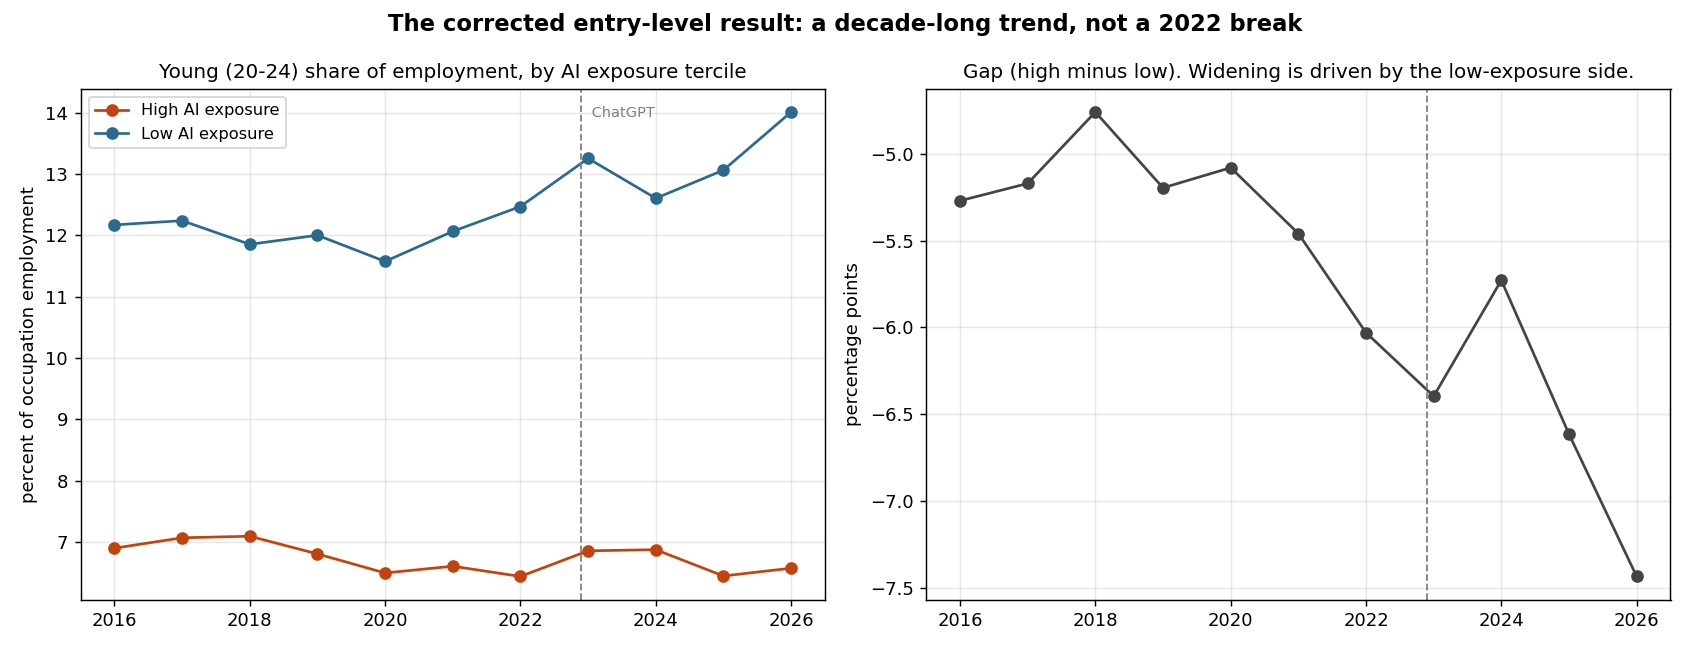

The script that saved this image:
"""
entry_level_measure_reaudit.py
The exposure-measure audit was applied to only half the result it invalidated.

WHAT THIS FINDS
exposure_measure_audit.py correctly showed that cps_panel_did.py's exposure score
is broken. It then retracted the POSITIVE result that score produced (log total
occupation employment, p = 0.004) and left standing the NULL the same score
produced in the same regression run: "every age band falls by nearly the same
amount and the young share does not move," which the README treats as the
refutation of the entry-level hypothesis.

A null from a broken regressor is not evidence of absence. Re-running the age
bands with any defensible measure moves the young-share coefficient from
-0.025 (p = 0.31) to about -0.48 (p < 0.001), a twentyfold change. The README's
"uniform shrinkage" claim does not survive.

HOW BROKEN THE MEASURE IS
cps_panel_did.py averages the Data Value column of the O*NET work-context file
across every row. That file mixes four incompatible scales:

    CXP  241,450 rows (81%)  category percentages, 0-100, mean exactly 20.00
    CX    49,170 rows        the actual context rating, 1-5
    CTP    5,268 rows        category percentages, 0-100, mean exactly 33.33
    CT     1,788 rows        1-3

The CXP and CTP rows are shares of respondents per answer category, so they sum
to 100 within an element and their mean is fixed by how many categories the
element has. They carry no cross-occupation information, and they are 83% of the
file. The resulting complementarity term correlates with a correctly built one at
r = +0.045. ai_replaceability_score.py, already in this repository, builds it
correctly: Scale ID == "CX" filtered to five named complementarity elements.
cps_panel_did.py re-implemented it and dropped both filters.

BUT THE CORRECTED RESULT IS NOT AN AI FINDING EITHER, AND THIS IS THE POINT
The corrected young-share effect is large, survives leave-one-out across all 458
occupations, and has randomization-inference p = 0.0002. It still should not be
written up as AI displacement:

  1. The event study has significant pre-trends. Four of six pre-2022 years are
     individually significant, all positive, declining monotonically from 2018.
  2. A trend-break test finds no slope change at 2022 in any specification,
     while PLACEBO knots at 2019 and 2020 produce significant slope changes
     (p = 0.004 and p = 0.015). The design fires harder on fake dates.
  3. Unweighted it is insignificant (p = 0.139).
  4. The raw levels show the comparison group moved, not the treated group. The
     young share of high-exposure occupations is flat across the decade
     (6.90% in 2016, 6.45% in 2025). The young share of LOW-exposure occupations
     rises (12.17% to 13.06%). The gap widens from the manual-work side.

That fourth point is the substantive finding: young workers are increasingly
concentrated in low-exposure manual and service work, and the movement is in
where they went, not in what they were pushed out of.

Run: python3 entry_level_measure_reaudit.py
Requires cps_panel.csv (build_cps_panel.py), the Eloundou scores, the O*NET
work-context file, and occ2010_soc_crosswalk.csv.
"""

import os
import re
import numpy as np
import pandas as pd
import matplotlib
matplotlib.use("Agg")
import matplotlib.pyplot as plt
from scipy import stats as sp

HERE = os.path.dirname(os.path.abspath(__file__))
DATA = os.path.join(HERE, "FRED-Data") + os.sep

# The five complementarity elements ai_replaceability_score.py uses.
COMP_VARS = ["Physical Proximity",
             "Face-to-Face Discussions with Individuals and Within Teams",
             "Deal With External Customers or the Public in General",
             "Health and Safety of Other Workers",
             "Consequence of Error"]


def soc6(c):
    m = re.match(r"(\d{2}-\d{4})", str(c))
    return m.group(1) if m else None


# --------------------------------------------------------------------------
# Two exposure scores: the broken one, and the repository's own correct one.
# --------------------------------------------------------------------------
el = pd.read_csv(DATA + "eloundou_gpt_occupational_exposure_scores.csv")
el.columns = [c.strip() for c in el.columns]
el["soc"] = el["O*NET-SOC Code"].map(soc6)
el["en_raw"] = el[["human_rating_beta", "dv_rating_beta"]].mean(axis=1)
el["en_dv"] = pd.to_numeric(el["dv_rating_beta"], errors="coerce")
EL = el.dropna(subset=["soc"]).groupby("soc", as_index=False)[["en_raw", "en_dv"]].mean()

wc = pd.read_csv(DATA + "onet_work_context_ratings.csv")
wc.columns = [c.strip() for c in wc.columns]
wc["cv"] = pd.to_numeric(wc["Data Value"], errors="coerce")
wc["soc"] = wc["O*NET-SOC Code"].map(soc6)

g = wc[(wc["Scale ID"] == "CX") & (wc["Element Name"].isin(COMP_VARS))]
piv = g.pivot_table(index="soc", columns="Element Name", values="cv")
piv = (piv - piv.min()) / (piv.max() - piv.min())
GOOD = pd.DataFrame({"comp_good": piv.mean(axis=1)}).reset_index()

B = wc.dropna(subset=["soc", "cv"]).groupby("soc", as_index=False)["cv"].mean()
B["comp_bad"] = (B.cv - B.cv.min()) / (B.cv.max() - B.cv.min())

R = EL.merge(GOOD, on="soc", how="left").merge(B[["soc", "comp_bad"]], on="soc", how="left")
R["comp_good"] = R.comp_good.fillna(R.comp_good.median())
R["comp_bad"] = R.comp_bad.fillna(R.comp_bad.median())
R["en_mm"] = (R.en_raw - R.en_raw.min()) / (R.en_raw.max() - R.en_raw.min())
R["rep_good"] = R.en_mm * (1 - R.comp_good)
R["rep_bad"] = R.en_dv * (1 - R.comp_bad)

XW = pd.read_csv(DATA + "occ2010_soc_crosswalk.csv")
COLS = ["rep_good", "rep_bad", "en_raw"]


def lookup(soc):
    hit = R[R.soc == soc]
    if len(hit):
        return [hit[c].iloc[0] for c in COLS]
    for n in (5, 2):
        hit = R[R.soc.str.startswith(soc[:n])]
        if len(hit):
            return [hit[c].mean() for c in COLS]
    return [np.nan] * len(COLS)


got = np.array([lookup(s) for s in XW.soc])
for i, c in enumerate(COLS):
    XW[c] = got[:, i]
OCC = XW[["occ", "title"] + COLS].dropna(subset=["rep_good"]).drop_duplicates("occ")

P = pd.read_csv(os.path.join(HERE, "cps_panel.csv"))
W = P.pivot_table(index=["occ", "year"], columns="band", values="emp",
                  aggfunc="sum").fillna(0.0).reset_index()
W = W.merge(OCC, on="occ", how="left")
D = W[(W.year >= 2016) & W.rep_good.notna()].copy()
D["tot"] = D[["a20_24", "a25_34", "a35p"]].sum(axis=1)
D = D[(D.a20_24 > 0) & (D.tot > 0)].copy()
D["ly"] = np.log(D.a20_24)
D["l2534"] = np.log(D.a25_34.clip(lower=1))
D["lo"] = np.log(D.a35p.clip(lower=1))
D["ltot"] = np.log(D.tot)
D["share"] = 100 * D.a20_24 / D.tot
for c in COLS:
    D[c + "_rk"] = D[c].rank(pct=True)


# --------------------------------------------------------------------------
# Two-way FE via weighted alternating projections. Reproduces the dummy-variable
# estimates in cps_panel_did.py exactly and runs fast enough for 5,000 permutations.
# --------------------------------------------------------------------------
def _demean(M, oc, yc, w, n_o, n_y, iters=60, tol=1e-11):
    M = M.astype(float).copy()
    so = np.bincount(oc, weights=w, minlength=n_o)
    sy = np.bincount(yc, weights=w, minlength=n_y)
    for _ in range(iters):
        prev = M.copy()
        for j in range(M.shape[1]):
            M[:, j] -= (np.bincount(oc, weights=w * M[:, j], minlength=n_o) / so)[oc]
        for j in range(M.shape[1]):
            M[:, j] -= (np.bincount(yc, weights=w * M[:, j], minlength=n_y) / sy)[yc]
        if np.max(np.abs(M - prev)) < tol:
            break
    return M


def fe_did(d, ycol, xvals, wcol="tot", post_from=2023):
    post = (d["year"].values >= post_from).astype(float)
    z = (xvals - xvals.mean()) / xvals.std()
    X = (z * post).reshape(-1, 1)
    y = d[ycol].values.reshape(-1, 1)
    w = np.ones(len(d)) if wcol is None else d[wcol].values.astype(float)
    w = w / w.mean()
    oc, ou = pd.factorize(d["occ"].values)
    yc, yu = pd.factorize(d["year"].values)
    M = _demean(np.hstack([X, y]), oc, yc, w, len(ou), len(yu))
    xt, yt = M[:, 0], M[:, 1]
    sxx = (w * xt * xt).sum()
    b = (w * xt * yt).sum() / sxx
    r = yt - b * xt
    s = np.bincount(oc, weights=w * xt * r, minlength=len(ou))
    G = len(ou)
    se = float(np.sqrt(max((s ** 2).sum() / sxx ** 2 * (G / (G - 1)), 0)))
    t = b / se
    return b, se, t, 2 * (1 - sp.norm.cdf(abs(t))), G, len(d)


def line(lbl, b, se, t, p):
    star = " ***" if p < 0.01 else " **" if p < 0.05 else " *" if p < 0.10 else ""
    print(f"  {lbl:<40}{b:>+10.4f}{se:>9.4f}{t:>+7.2f}{p:>9.4f}{star}")


print("=" * 100)
print("[0] HOW BROKEN IS THE MEASURE cps_panel_did.py USED?")
print("=" * 100)
print("\n  O*NET work-context rows by scale (all of these were averaged together):")
print(wc.groupby("Scale ID")["cv"].agg(["count", "min", "max", "mean"]).round(2).to_string())
M = B[["soc", "comp_bad"]].merge(GOOD, on="soc")
print(f"\n  correlation, broken complementarity vs correct: r = {M.comp_bad.corr(M.comp_good):+.3f} "
      f"(Spearman {M.comp_bad.corr(M.comp_good, method='spearman'):+.3f}), n = {len(M)}")
o = OCC.drop_duplicates("occ")
print(f"\n  corrected score: skew {o.rep_good.skew():.2f}, "
      f"{100*(o.rep_good < 0.01).mean():.1f}% below 0.01, max {o.rep_good.max():.3f}")
print(f"  broken score   : skew {o.rep_bad.skew():.2f}, "
      f"{100*(o.rep_bad < 0.01).mean():.1f}% below 0.01, max {o.rep_bad.max():.3f}")
print("\n  top 6 occupations, corrected score:")
for _, x in o.nlargest(6, "rep_good").iterrows():
    print(f"    {x.rep_good:.3f}  {x.title}")
print("  top 6 occupations, broken score (the audit's farmers problem):")
for _, x in o.nlargest(6, "rep_bad").iterrows():
    print(f"    {x.rep_bad:.3f}  {x.title}")

print("\n" + "=" * 100)
print("[1] THE AGE BANDS, RE-RUN. Employment-weighted, occupation + year FE,")
print("    clustered on occupation, 2016-2026, post = 2023+.")
print("=" * 100)
OUTCOMES = [("log emp 20-24", "ly"), ("log emp 25-34", "l2534"),
            ("log emp 35+", "lo"), ("log TOTAL emp", "ltot"),
            ("young SHARE of occupation (pp)", "share")]
MEASURES = [("A  corrected (CX + 5 elements)", "rep_good"),
            ("B  corrected, rank transformed", "rep_good_rk"),
            ("C  raw Eloundou exposure", "en_raw"),
            ("D  raw exposure, rank transformed", "en_raw_rk"),
            ("E  BROKEN, as in cps_panel_did.py", "rep_bad")]
for mlab, mcol in MEASURES:
    print(f"\n{mlab}")
    print(f"  {'outcome':<40}{'coef':>10}{'se':>9}{'t':>7}{'p':>9}")
    for olab, ocol in OUTCOMES:
        line(olab, *fe_did(D, ocol, D[mcol].values)[:4])
print("\n  Row E reproduces the published table exactly. Every other row shows the")
print("  young share moving by roughly twenty times as much, at p < 0.001.")

print("\n" + "=" * 100)
print("[2] IS THE CORRECTED RESULT ROBUST? (the previous one died on 2 occupations)")
print("=" * 100)
b0 = fe_did(D, "share", D.rep_good.values)[0]
top = o.nlargest(20, "rep_good").occ.tolist()
print(f"\n  {'dropped':<16}{'occs':>7}{'coef':>10}{'t':>8}{'p':>9}")
for k in [0, 2, 5, 12, 20]:
    s = D[~D.occ.isin(top[:k])]
    bb, _, t, p, GG, _ = fe_did(s, "share", s.rep_good.values)
    print(f"  top {k:<12}{GG:>7}{bb:>+10.4f}{t:>+8.2f}{p:>9.4f}")
loo = np.array([fe_did(D[D.occ != oc], "share", D[D.occ != oc].rep_good.values)[0]
                for oc in D.occ.unique()])
print(f"\n  leave-one-out over all {len(loo)} occupations: "
      f"[{loo.min():+.4f}, {loo.max():+.4f}], sign flips {(loo > 0).sum()}")
rng = np.random.default_rng(11)
ux = D.drop_duplicates("occ").set_index("occ").rep_good
idx = D.occ.map({oc: i for i, oc in enumerate(ux.index)}).values
vals = ux.values
null = np.array([fe_did(D, "share", rng.permutation(vals)[idx])[0] for _ in range(5000)])
print(f"  randomization inference, 5000 draws: {abs(b0)/null.std():.2f} null SDs, "
      f"one-sided p {(null <= b0).mean():.4f}, two-sided p {(np.abs(null) >= abs(b0)).mean():.4f}")

print("\n" + "=" * 100)
print("[3] WHY IT IS STILL NOT AN AI FINDING")
print("=" * 100)
d = D.copy()
w = d.tot.values / d.tot.mean()
z = ((d.rep_good - d.rep_good.mean()) / d.rep_good.std()).values
yrs = [y for y in sorted(d.year.unique()) if y != 2022]
X = np.column_stack([z * (d.year.values == y) for y in yrs])
y = d["share"].values.reshape(-1, 1)
oc, ou = pd.factorize(d.occ.values)
yc, yu = pd.factorize(d.year.values)
Md = _demean(np.hstack([X, y]), oc, yc, w, len(ou), len(yu))
Xt, yt = Md[:, :-1], Md[:, -1]
sw = np.sqrt(w)
bb, *_ = np.linalg.lstsq(Xt * sw[:, None], yt * sw, rcond=None)
res = yt - Xt @ bb
XtX = np.linalg.pinv((Xt * w[:, None]).T @ Xt)
meat = np.zeros((Xt.shape[1],) * 2)
for gg in np.unique(oc):
    gi = np.where(oc == gg)[0]
    s = (Xt[gi] * w[gi, None]).T @ res[gi]
    meat += np.outer(s, s)
G = len(ou)
se_all = np.sqrt(np.maximum(np.diag(XtX @ meat @ XtX * (G / (G - 1))), 0))
print("\n  Event study on the young share, base year 2022:")
print(f"  {'year':<8}{'coef':>10}{'se':>9}{'t':>8}   period")
npre = 0
for i, yv in enumerate(yrs):
    tt = bb[i] / se_all[i]
    if yv < 2022 and abs(tt) > 1.96:
        npre += 1
    print(f"  {yv:<8}{bb[i]:>+10.4f}{se_all[i]:>9.4f}{tt:>+8.2f}   "
          f"{'pre ' if yv < 2022 else 'post'}{' *' if abs(tt) > 1.96 else ''}")
print(f"\n  {npre} of {sum(1 for y in yrs if y < 2022)} pre-period years individually significant,")
print("  all positive and declining from 2018. That is a pre-trend, not a break.")


def seg(dd, knot, label):
    ww = dd.tot.values / dd.tot.mean()
    zz = ((dd.rep_good - dd.rep_good.mean()) / dd.rep_good.std()).values
    t = dd.year.values.astype(float) - knot
    Xs = np.column_stack([zz * t, zz * np.maximum(t, 0)])
    ys = dd["share"].values.reshape(-1, 1)
    o_, ou_ = pd.factorize(dd.occ.values)
    y_, yu_ = pd.factorize(dd.year.values)
    Ms = _demean(np.hstack([Xs, ys]), o_, y_, ww, len(ou_), len(yu_))
    Xt_, yt_ = Ms[:, :-1], Ms[:, -1]
    sw_ = np.sqrt(ww)
    b_, *_ = np.linalg.lstsq(Xt_ * sw_[:, None], yt_ * sw_, rcond=None)
    r_ = yt_ - Xt_ @ b_
    XtX_ = np.linalg.pinv((Xt_ * ww[:, None]).T @ Xt_)
    mt = np.zeros((Xt_.shape[1],) * 2)
    for gg in np.unique(o_):
        gi = np.where(o_ == gg)[0]
        s = (Xt_[gi] * ww[gi, None]).T @ r_[gi]
        mt += np.outer(s, s)
    Gn = len(ou_)
    sev = np.sqrt(np.maximum(np.diag(XtX_ @ mt @ XtX_ * (Gn / (Gn - 1))), 0))
    tc = b_[1] / sev[1]
    print(f"  {label:<38} pre-slope {b_[0]:>+7.4f} (t {b_[0]/sev[0]:>+5.2f})   "
          f"slope CHANGE {b_[1]:>+7.4f} (t {tc:>+5.2f}, p {2*(1-sp.norm.cdf(abs(tc))):.3f})")


print("\n  Trend-break test, pp/year per 1 SD of exposure.")
print("  A step dummy cannot separate a break from a trend already underway.\n")
seg(D, 2022, "knot 2022, full 2016-2026")
seg(D[D.year <= 2025], 2022, "knot 2022, excl. partial 2026")
seg(D[D.year >= 2018], 2022, "knot 2022, from 2018")
seg(D[~D.year.isin([2020, 2021])], 2022, "knot 2022, drop COVID years")
print()
seg(D[D.year <= 2025], 2019, "PLACEBO knot 2019")
seg(D[D.year <= 2025], 2020, "PLACEBO knot 2020")
print("\n  No specification finds a slope change at 2022. Both placebo knots do.")

bu, seu, tu, pu, _, _ = fe_did(D, "share", D.rep_good.values, wcol=None)
print()
line("unweighted young share", bu, seu, tu, pu)

print("\n" + "=" * 100)
print("[4] WHERE THE MOVEMENT ACTUALLY IS: young share by exposure tercile")
print("=" * 100)
q = D.drop_duplicates("occ")[["occ", "rep_good"]]
cut = q.rep_good.quantile([1 / 3, 2 / 3]).values
D["terc"] = np.where(D.rep_good >= cut[1], "high",
                     np.where(D.rep_good <= cut[0], "low", "mid"))
T = (D[D.terc != "mid"].groupby(["year", "terc"])
     .apply(lambda gg: np.average(gg.share, weights=gg.tot), include_groups=False)
     .unstack())
T["gap"] = T["high"] - T["low"]
print("\n  Employment-weighted young (20-24) share of employment, percent\n")
print(T.rename(columns={"high": "high exposure", "low": "low exposure",
                        "gap": "gap (high-low)"}).round(2).to_string())
print(f"\n  high-exposure young share 2016 -> 2025: {T.loc[2016,'high']:.2f} -> {T.loc[2025,'high']:.2f}  "
      f"({T.loc[2025,'high']-T.loc[2016,'high']:+.2f}pp)")
print(f"  low-exposure  young share 2016 -> 2025: {T.loc[2016,'low']:.2f} -> {T.loc[2025,'low']:.2f}  "
      f"({T.loc[2025,'low']-T.loc[2016,'low']:+.2f}pp)")
print("\n  The gap widens because the comparison group moved. The treated group is flat.")

fig, ax = plt.subplots(1, 2, figsize=(13, 5))
ax[0].plot(T.index, T["high"], "o-", color="#c1440e", label="High AI exposure")
ax[0].plot(T.index, T["low"], "o-", color="#2b6a8f", label="Low AI exposure")
ax[0].axvline(2022.9, ls="--", c="grey", lw=1)
ax[0].text(2022.98, ax[0].get_ylim()[1] * 0.98, " ChatGPT", fontsize=8, color="grey", va="top")
ax[0].set_title("Young (20-24) share of employment, by AI exposure tercile", fontsize=11)
ax[0].set_ylabel("percent of occupation employment")
ax[0].legend(fontsize=9)
ax[0].grid(alpha=.3)
ax[1].plot(T.index, T["gap"], "o-", color="#444")
ax[1].axvline(2022.9, ls="--", c="grey", lw=1)
ax[1].set_title("Gap (high minus low). Widening is driven by the low-exposure side.", fontsize=11)
ax[1].set_ylabel("percentage points")
ax[1].grid(alpha=.3)
fig.suptitle("The corrected entry-level result: a decade-long trend, not a 2022 break",
             fontsize=12.5, weight="bold")
fig.tight_layout()
out = os.path.join(HERE, "entry_level_measure_reaudit.png")
fig.savefig(out, dpi=130)
print(f"\n  chart written: {out}")
